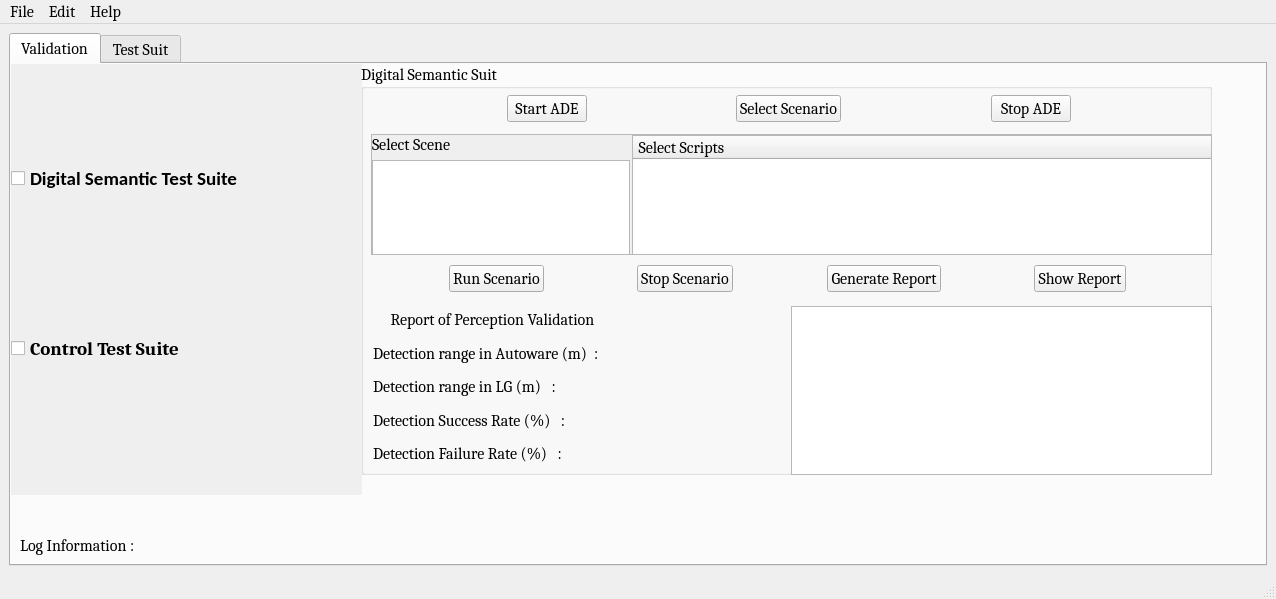
<?xml version="1.0" encoding="UTF-8"?>
<ui version="4.0">
 <class>MainWindow</class>
 <widget class="QMainWindow" name="MainWindow">
  <property name="geometry">
   <rect>
    <x>0</x>
    <y>0</y>
    <width>1276</width>
    <height>599</height>
   </rect>
  </property>
  <property name="sizePolicy">
   <sizepolicy hsizetype="Expanding" vsizetype="Expanding">
    <horstretch>0</horstretch>
    <verstretch>0</verstretch>
   </sizepolicy>
  </property>
  <property name="font">
   <font>
    <family>Cambria</family>
    <pointsize>12</pointsize>
   </font>
  </property>
  <property name="windowTitle">
   <string>MainWindow</string>
  </property>
  <widget class="QWidget" name="centralwidget">
   <property name="sizePolicy">
    <sizepolicy hsizetype="Expanding" vsizetype="Expanding">
     <horstretch>0</horstretch>
     <verstretch>0</verstretch>
    </sizepolicy>
   </property>
   <layout class="QVBoxLayout" name="verticalLayout">
    <item>
     <widget class="QTabWidget" name="tabWidget">
      <property name="tabPosition">
       <enum>QTabWidget::North</enum>
      </property>
      <property name="tabShape">
       <enum>QTabWidget::Rounded</enum>
      </property>
      <property name="currentIndex">
       <number>0</number>
      </property>
      <property name="elideMode">
       <enum>Qt::ElideNone</enum>
      </property>
      <widget class="QWidget" name="tab">
       <property name="sizePolicy">
        <sizepolicy hsizetype="Expanding" vsizetype="Expanding">
         <horstretch>0</horstretch>
         <verstretch>0</verstretch>
        </sizepolicy>
       </property>
       <attribute name="title">
        <string>Validation</string>
       </attribute>
       <widget class="QWidget" name="gridWidget" native="true">
        <property name="enabled">
         <bool>true</bool>
        </property>
        <property name="geometry">
         <rect>
          <x>0</x>
          <y>0</y>
          <width>1241</width>
          <height>481</height>
         </rect>
        </property>
        <property name="sizePolicy">
         <sizepolicy hsizetype="Expanding" vsizetype="Expanding">
          <horstretch>0</horstretch>
          <verstretch>0</verstretch>
         </sizepolicy>
        </property>
        <widget class="QWidget" name="horizontalWidget_4" native="true">
         <property name="enabled">
          <bool>true</bool>
         </property>
         <property name="geometry">
          <rect>
           <x>0</x>
           <y>0</y>
           <width>351</width>
           <height>431</height>
          </rect>
         </property>
         <property name="sizePolicy">
          <sizepolicy hsizetype="Preferred" vsizetype="Expanding">
           <horstretch>0</horstretch>
           <verstretch>0</verstretch>
          </sizepolicy>
         </property>
         <property name="autoFillBackground">
          <bool>true</bool>
         </property>
         <widget class="QCheckBox" name="checkBox_2">
          <property name="geometry">
           <rect>
            <x>0</x>
            <y>100</y>
            <width>317</width>
            <height>29</height>
           </rect>
          </property>
          <property name="sizePolicy">
           <sizepolicy hsizetype="Expanding" vsizetype="Expanding">
            <horstretch>0</horstretch>
            <verstretch>0</verstretch>
           </sizepolicy>
          </property>
          <property name="font">
           <font>
            <family>Calibri</family>
            <pointsize>14</pointsize>
            <weight>75</weight>
            <bold>true</bold>
           </font>
          </property>
          <property name="text">
           <string>Digital Semantic Test Suite</string>
          </property>
         </widget>
         <widget class="QCheckBox" name="checkBox_3">
          <property name="geometry">
           <rect>
            <x>0</x>
            <y>270</y>
            <width>218</width>
            <height>29</height>
           </rect>
          </property>
          <property name="sizePolicy">
           <sizepolicy hsizetype="Expanding" vsizetype="Expanding">
            <horstretch>0</horstretch>
            <verstretch>0</verstretch>
           </sizepolicy>
          </property>
          <property name="font">
           <font>
            <family>Cambria</family>
            <pointsize>14</pointsize>
            <weight>75</weight>
            <bold>true</bold>
           </font>
          </property>
          <property name="text">
           <string>Control Test Suite</string>
          </property>
         </widget>
        </widget>
        <widget class="QStackedWidget" name="stackedWidget">
         <property name="geometry">
          <rect>
           <x>350</x>
           <y>0</y>
           <width>861</width>
           <height>471</height>
          </rect>
         </property>
         <property name="sizePolicy">
          <sizepolicy hsizetype="Expanding" vsizetype="Expanding">
           <horstretch>0</horstretch>
           <verstretch>0</verstretch>
          </sizepolicy>
         </property>
         <property name="currentIndex">
          <number>1</number>
         </property>
         <widget class="QWidget" name="sensor_analog_suit">
          <property name="sizePolicy">
           <sizepolicy hsizetype="Expanding" vsizetype="Expanding">
            <horstretch>0</horstretch>
            <verstretch>0</verstretch>
           </sizepolicy>
          </property>
         </widget>
         <widget class="QWidget" name="digital_semantic_suit">
          <property name="sizePolicy">
           <sizepolicy hsizetype="Expanding" vsizetype="Expanding">
            <horstretch>0</horstretch>
            <verstretch>0</verstretch>
           </sizepolicy>
          </property>
          <widget class="QGroupBox" name="gbox_DST_Suit">
           <property name="geometry">
            <rect>
             <x>0</x>
             <y>0</y>
             <width>851</width>
             <height>411</height>
            </rect>
           </property>
           <property name="sizePolicy">
            <sizepolicy hsizetype="MinimumExpanding" vsizetype="MinimumExpanding">
             <horstretch>0</horstretch>
             <verstretch>0</verstretch>
            </sizepolicy>
           </property>
           <property name="title">
            <string>Digital Semantic Suit</string>
           </property>
           <widget class="QScrollArea" name="scrollScenarioList">
            <property name="geometry">
             <rect>
              <x>10</x>
              <y>70</y>
              <width>841</width>
              <height>121</height>
             </rect>
            </property>
            <property name="widgetResizable">
             <bool>true</bool>
            </property>
            <widget class="QWidget" name="scrollAreaWidgetContents">
             <property name="geometry">
              <rect>
               <x>0</x>
               <y>0</y>
               <width>839</width>
               <height>119</height>
              </rect>
             </property>
             <property name="sizePolicy">
              <sizepolicy hsizetype="Expanding" vsizetype="Expanding">
               <horstretch>0</horstretch>
               <verstretch>0</verstretch>
              </sizepolicy>
             </property>
             <widget class="QTreeWidget" name="treeWidget">
              <property name="geometry">
               <rect>
                <x>260</x>
                <y>0</y>
                <width>581</width>
                <height>121</height>
               </rect>
              </property>
              <column>
               <property name="text">
                <string> Select Scripts</string>
               </property>
              </column>
             </widget>
             <widget class="QWidget" name="layoutWidget">
              <property name="geometry">
               <rect>
                <x>0</x>
                <y>0</y>
                <width>258</width>
                <height>219</height>
               </rect>
              </property>
              <layout class="QVBoxLayout" name="verticalLayout_3">
               <item>
                <widget class="QLabel" name="label_3">
                 <property name="text">
                  <string>Select Scene</string>
                 </property>
                </widget>
               </item>
               <item>
                <widget class="QListWidget" name="listWidgetSceneSelectDSU"/>
               </item>
              </layout>
             </widget>
            </widget>
           </widget>
           <widget class="QTableView" name="tableView">
            <property name="geometry">
             <rect>
              <x>430</x>
              <y>242</y>
              <width>421</width>
              <height>169</height>
             </rect>
            </property>
           </widget>
           <widget class="QWidget" name="layoutWidget">
            <property name="geometry">
             <rect>
              <x>2</x>
              <y>30</y>
              <width>851</width>
              <height>29</height>
             </rect>
            </property>
            <layout class="QHBoxLayout" name="horizontalLayout">
             <item>
              <spacer name="horizontalSpacer_3">
               <property name="orientation">
                <enum>Qt::Horizontal</enum>
               </property>
               <property name="sizeHint" stdset="0">
                <size>
                 <width>68</width>
                 <height>20</height>
                </size>
               </property>
              </spacer>
             </item>
             <item>
              <widget class="QPushButton" name="pblaunch">
               <property name="text">
                <string>Start ADE</string>
               </property>
              </widget>
             </item>
             <item>
              <spacer name="horizontalSpacer_8">
               <property name="orientation">
                <enum>Qt::Horizontal</enum>
               </property>
               <property name="sizeHint" stdset="0">
                <size>
                 <width>98</width>
                 <height>20</height>
                </size>
               </property>
              </spacer>
             </item>
             <item>
              <widget class="QPushButton" name="b_sel_scenario">
               <property name="text">
                <string>Select Scenario</string>
               </property>
              </widget>
             </item>
             <item>
              <spacer name="horizontalSpacer_9">
               <property name="orientation">
                <enum>Qt::Horizontal</enum>
               </property>
               <property name="sizeHint" stdset="0">
                <size>
                 <width>98</width>
                 <height>20</height>
                </size>
               </property>
              </spacer>
             </item>
             <item>
              <widget class="QPushButton" name="b_StopAde">
               <property name="text">
                <string>Stop ADE</string>
               </property>
              </widget>
             </item>
             <item>
              <spacer name="horizontalSpacer_10">
               <property name="orientation">
                <enum>Qt::Horizontal</enum>
               </property>
               <property name="sizeHint" stdset="0">
                <size>
                 <width>68</width>
                 <height>20</height>
                </size>
               </property>
              </spacer>
             </item>
            </layout>
           </widget>
           <widget class="QWidget" name="layoutWidget">
            <property name="geometry">
             <rect>
              <x>1</x>
              <y>200</y>
              <width>851</width>
              <height>29</height>
             </rect>
            </property>
            <layout class="QHBoxLayout" name="horizontalLayout_2">
             <item>
              <spacer name="horizontalSpacer_4">
               <property name="orientation">
                <enum>Qt::Horizontal</enum>
               </property>
               <property name="sizeHint" stdset="0">
                <size>
                 <width>68</width>
                 <height>20</height>
                </size>
               </property>
              </spacer>
             </item>
             <item>
              <widget class="QPushButton" name="b_run_scenario">
               <property name="text">
                <string>Run Scenario</string>
               </property>
              </widget>
             </item>
             <item>
              <spacer name="horizontalSpacer_5">
               <property name="orientation">
                <enum>Qt::Horizontal</enum>
               </property>
               <property name="sizeHint" stdset="0">
                <size>
                 <width>38</width>
                 <height>20</height>
                </size>
               </property>
              </spacer>
             </item>
             <item>
              <widget class="QPushButton" name="b_stop_scenario">
               <property name="text">
                <string>Stop Scenario</string>
               </property>
              </widget>
             </item>
             <item>
              <spacer name="horizontalSpacer_6">
               <property name="orientation">
                <enum>Qt::Horizontal</enum>
               </property>
               <property name="sizeHint" stdset="0">
                <size>
                 <width>38</width>
                 <height>20</height>
                </size>
               </property>
              </spacer>
             </item>
             <item>
              <widget class="QPushButton" name="b_generatereport">
               <property name="text">
                <string>Generate Report</string>
               </property>
              </widget>
             </item>
             <item>
              <spacer name="horizontalSpacer_7">
               <property name="orientation">
                <enum>Qt::Horizontal</enum>
               </property>
               <property name="sizeHint" stdset="0">
                <size>
                 <width>38</width>
                 <height>20</height>
                </size>
               </property>
              </spacer>
             </item>
             <item>
              <widget class="QPushButton" name="b_showreport">
               <property name="text">
                <string>Show Report</string>
               </property>
              </widget>
             </item>
             <item>
              <spacer name="horizontalSpacer_11">
               <property name="orientation">
                <enum>Qt::Horizontal</enum>
               </property>
               <property name="sizeHint" stdset="0">
                <size>
                 <width>68</width>
                 <height>20</height>
                </size>
               </property>
              </spacer>
             </item>
            </layout>
            <zorder>b_showreport</zorder>
            <zorder>b_run_scenario</zorder>
            <zorder>b_stop_scenario</zorder>
            <zorder>b_generatereport</zorder>
           </widget>
           <widget class="QWidget" name="layoutWidget">
            <property name="geometry">
             <rect>
              <x>12</x>
              <y>242</y>
              <width>411</width>
              <height>161</height>
             </rect>
            </property>
            <layout class="QVBoxLayout" name="verticalLayout_2">
             <item>
              <widget class="QLabel" name="label_2">
               <property name="text">
                <string>     Report of Perception Validation</string>
               </property>
               <property name="indent">
                <number>0</number>
               </property>
              </widget>
             </item>
             <item>
              <widget class="QLabel" name="lbl_d_Auto">
               <property name="text">
                <string>Detection range in Autoware (m)  :</string>
               </property>
              </widget>
             </item>
             <item>
              <widget class="QLabel" name="lbl_d_LG">
               <property name="text">
                <string>Detection range in LG (m)   :</string>
               </property>
              </widget>
             </item>
             <item>
              <widget class="QLabel" name="lbl_d_Succes">
               <property name="text">
                <string>Detection Success Rate (%)   :</string>
               </property>
              </widget>
             </item>
             <item>
              <widget class="QLabel" name="lbl_d_Failure">
               <property name="text">
                <string>Detection Failure Rate (%)   :</string>
               </property>
              </widget>
             </item>
            </layout>
           </widget>
           <widget class="QLabel" name="lblSpinner">
            <property name="geometry">
             <rect>
              <x>590</x>
              <y>280</y>
              <width>101</width>
              <height>81</height>
             </rect>
            </property>
            <property name="text">
             <string/>
            </property>
           </widget>
          </widget>
         </widget>
         <widget class="QWidget" name="control_test_suit">
          <property name="sizePolicy">
           <sizepolicy hsizetype="Expanding" vsizetype="Expanding">
            <horstretch>0</horstretch>
            <verstretch>0</verstretch>
           </sizepolicy>
          </property>
          <widget class="QGroupBox" name="gbox_DST_Control_Suit">
           <property name="geometry">
            <rect>
             <x>0</x>
             <y>0</y>
             <width>871</width>
             <height>361</height>
            </rect>
           </property>
           <property name="sizePolicy">
            <sizepolicy hsizetype="Expanding" vsizetype="Expanding">
             <horstretch>0</horstretch>
             <verstretch>0</verstretch>
            </sizepolicy>
           </property>
           <property name="title">
            <string>Control Test Suite</string>
           </property>
           <widget class="QScrollArea" name="scrollControl_ScenarioList">
            <property name="geometry">
             <rect>
              <x>12</x>
              <y>65</y>
              <width>841</width>
              <height>221</height>
             </rect>
            </property>
            <property name="widgetResizable">
             <bool>true</bool>
            </property>
            <widget class="QWidget" name="scrollAreaControlWidgetContents">
             <property name="geometry">
              <rect>
               <x>0</x>
               <y>0</y>
               <width>839</width>
               <height>219</height>
              </rect>
             </property>
             <widget class="QTreeWidget" name="treeWidgetControl">
              <property name="geometry">
               <rect>
                <x>260</x>
                <y>0</y>
                <width>581</width>
                <height>221</height>
               </rect>
              </property>
              <column>
               <property name="text">
                <string> Select Scripts</string>
               </property>
              </column>
             </widget>
             <widget class="QWidget" name="layoutWidget">
              <property name="geometry">
               <rect>
                <x>0</x>
                <y>0</y>
                <width>258</width>
                <height>219</height>
               </rect>
              </property>
              <layout class="QVBoxLayout" name="verticalLayout_4">
               <item>
                <widget class="QLabel" name="label_5">
                 <property name="text">
                  <string>Select Scene</string>
                 </property>
                </widget>
               </item>
               <item>
                <widget class="QListWidget" name="listWidgetSceneSelect"/>
               </item>
              </layout>
             </widget>
            </widget>
           </widget>
           <widget class="QWidget" name="layoutWidget">
            <property name="geometry">
             <rect>
              <x>10</x>
              <y>30</y>
              <width>841</width>
              <height>29</height>
             </rect>
            </property>
            <layout class="QHBoxLayout" name="horizontalLayout_3">
             <item>
              <spacer name="horizontalSpacer_16">
               <property name="orientation">
                <enum>Qt::Horizontal</enum>
               </property>
               <property name="sizeHint" stdset="0">
                <size>
                 <width>61</width>
                 <height>24</height>
                </size>
               </property>
              </spacer>
             </item>
             <item>
              <widget class="QPushButton" name="b_control_start_ade">
               <property name="text">
                <string>Start ADE</string>
               </property>
              </widget>
             </item>
             <item>
              <spacer name="horizontalSpacer_13">
               <property name="orientation">
                <enum>Qt::Horizontal</enum>
               </property>
               <property name="sizeHint" stdset="0">
                <size>
                 <width>87</width>
                 <height>24</height>
                </size>
               </property>
              </spacer>
             </item>
             <item>
              <widget class="QPushButton" name="b_control_sel_scenario">
               <property name="text">
                <string>Select Scenario</string>
               </property>
              </widget>
             </item>
             <item>
              <spacer name="horizontalSpacer_14">
               <property name="orientation">
                <enum>Qt::Horizontal</enum>
               </property>
               <property name="sizeHint" stdset="0">
                <size>
                 <width>87</width>
                 <height>24</height>
                </size>
               </property>
              </spacer>
             </item>
             <item>
              <widget class="QPushButton" name="b_control_stopAde">
               <property name="text">
                <string>Stop ADE</string>
               </property>
              </widget>
             </item>
             <item>
              <spacer name="horizontalSpacer_15">
               <property name="orientation">
                <enum>Qt::Horizontal</enum>
               </property>
               <property name="sizeHint" stdset="0">
                <size>
                 <width>61</width>
                 <height>24</height>
                </size>
               </property>
              </spacer>
             </item>
            </layout>
           </widget>
           <widget class="QWidget" name="layoutWidget">
            <property name="geometry">
             <rect>
              <x>10</x>
              <y>310</y>
              <width>841</width>
              <height>29</height>
             </rect>
            </property>
            <layout class="QHBoxLayout" name="horizontalLayout_4">
             <item>
              <spacer name="horizontalSpacer_12">
               <property name="orientation">
                <enum>Qt::Horizontal</enum>
               </property>
               <property name="sizeHint" stdset="0">
                <size>
                 <width>68</width>
                 <height>20</height>
                </size>
               </property>
              </spacer>
             </item>
             <item>
              <widget class="QPushButton" name="b_control_run_scenario">
               <property name="text">
                <string>Run Scenario</string>
               </property>
              </widget>
             </item>
             <item>
              <spacer name="horizontalSpacer_17">
               <property name="orientation">
                <enum>Qt::Horizontal</enum>
               </property>
               <property name="sizeHint" stdset="0">
                <size>
                 <width>38</width>
                 <height>20</height>
                </size>
               </property>
              </spacer>
             </item>
             <item>
              <widget class="QPushButton" name="b_control_stop_scenario">
               <property name="text">
                <string>Stop Scenario</string>
               </property>
              </widget>
             </item>
             <item>
              <spacer name="horizontalSpacer_18">
               <property name="orientation">
                <enum>Qt::Horizontal</enum>
               </property>
               <property name="sizeHint" stdset="0">
                <size>
                 <width>38</width>
                 <height>20</height>
                </size>
               </property>
              </spacer>
             </item>
             <item>
              <widget class="QPushButton" name="b_control_validation">
               <property name="text">
                <string>Generate Report</string>
               </property>
              </widget>
             </item>
             <item>
              <spacer name="horizontalSpacer_19">
               <property name="orientation">
                <enum>Qt::Horizontal</enum>
               </property>
               <property name="sizeHint" stdset="0">
                <size>
                 <width>38</width>
                 <height>20</height>
                </size>
               </property>
              </spacer>
             </item>
             <item>
              <widget class="QPushButton" name="b_control_showreport">
               <property name="text">
                <string>Show Report</string>
               </property>
              </widget>
             </item>
             <item>
              <spacer name="horizontalSpacer_20">
               <property name="orientation">
                <enum>Qt::Horizontal</enum>
               </property>
               <property name="sizeHint" stdset="0">
                <size>
                 <width>68</width>
                 <height>20</height>
                </size>
               </property>
              </spacer>
             </item>
            </layout>
           </widget>
          </widget>
          <widget class="QLabel" name="label">
           <property name="geometry">
            <rect>
             <x>500</x>
             <y>420</y>
             <width>281</width>
             <height>31</height>
            </rect>
           </property>
           <property name="text">
            <string>Report of the Control Validation</string>
           </property>
          </widget>
          <widget class="QTextBrowser" name="txtBrowser_control">
           <property name="geometry">
            <rect>
             <x>0</x>
             <y>360</y>
             <width>301</width>
             <height>101</height>
            </rect>
           </property>
          </widget>
         </widget>
        </widget>
       </widget>
       <widget class="QLabel" name="lbl_outputlog">
        <property name="geometry">
         <rect>
          <x>9</x>
          <y>472</y>
          <width>1221</width>
          <height>19</height>
         </rect>
        </property>
        <property name="text">
         <string>Log Information :</string>
        </property>
       </widget>
      </widget>
      <widget class="QWidget" name="tab_2">
       <attribute name="title">
        <string>Test Suit</string>
       </attribute>
      </widget>
     </widget>
    </item>
   </layout>
  </widget>
  <widget class="QMenuBar" name="menubar">
   <property name="geometry">
    <rect>
     <x>0</x>
     <y>0</y>
     <width>1276</width>
     <height>24</height>
    </rect>
   </property>
   <widget class="QMenu" name="menuFile">
    <property name="title">
     <string>File</string>
    </property>
    <addaction name="separator"/>
    <addaction name="actionexit"/>
   </widget>
   <widget class="QMenu" name="menuHelp">
    <property name="title">
     <string>Edit</string>
    </property>
   </widget>
   <widget class="QMenu" name="menuHelp_2">
    <property name="title">
     <string>Help</string>
    </property>
   </widget>
   <addaction name="menuFile"/>
   <addaction name="menuHelp"/>
   <addaction name="menuHelp_2"/>
  </widget>
  <widget class="QStatusBar" name="statusbar"/>
  <action name="actionexit">
   <property name="text">
    <string>exit</string>
   </property>
  </action>
 </widget>
 <resources/>
 <connections/>
</ui>
